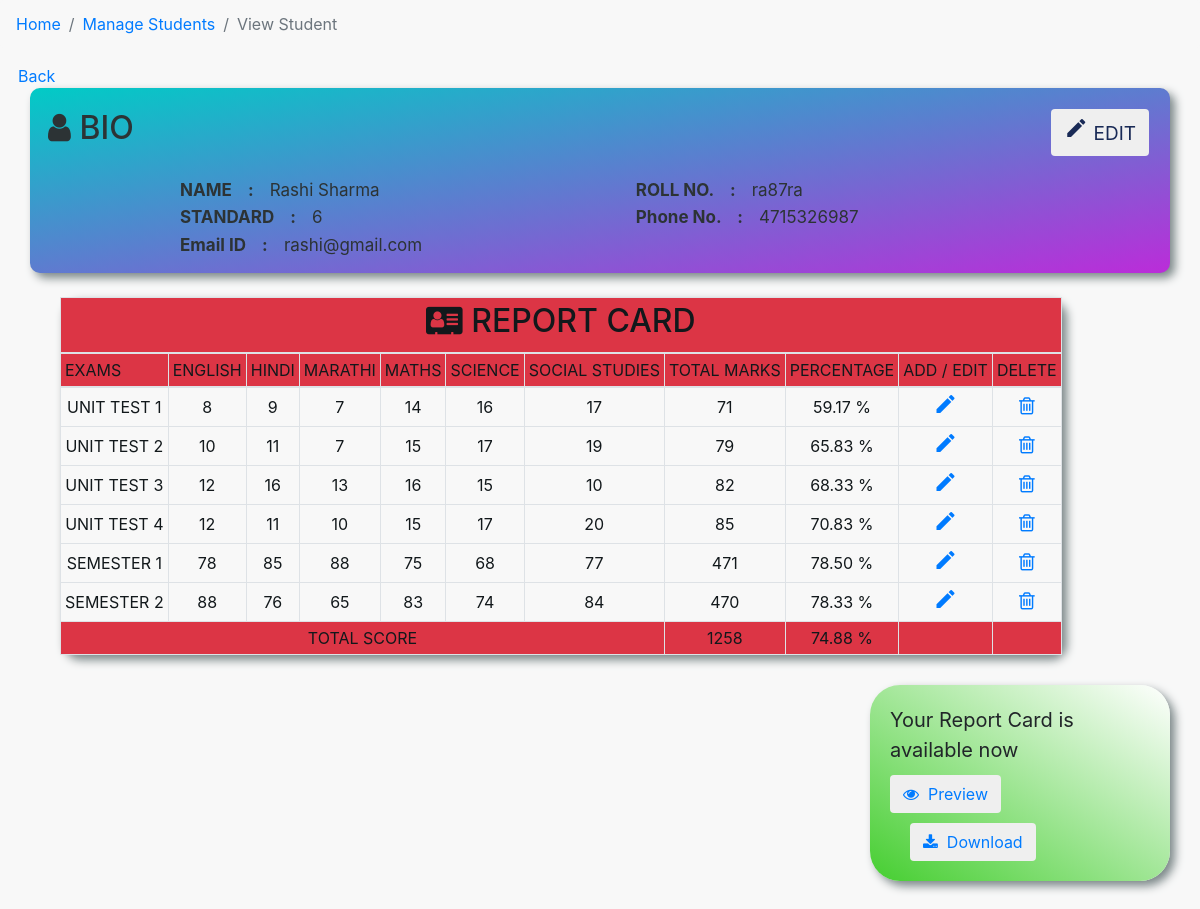
Page /viewstu.php?id=24 on the committed database.
### tables this page shows
CREATE TABLE `student` (
  `id` int(11) NOT NULL,
  `name` varchar(255) NOT NULL,
  `mail_id` varchar(255) NOT NULL,
  `phone` varchar(20) NOT NULL,
  `gender` varchar(10) NOT NULL,
  `roll_no` varchar(20) NOT NULL,
  `standard` int(20) NOT NULL
);

CREATE TABLE `exams` (
  `id` int(11) NOT NULL,
  `type` varchar(255) NOT NULL
);

CREATE TABLE `marks` (
  `id` int(11) NOT NULL,
  `marks` int(100) NOT NULL,
  `exam_type` int(10) NOT NULL,
  `sub` int(10) NOT NULL,
  `student` int(255) NOT NULL
);

### viewstu.php (the view, shortened to what this page needs)
<?php
    require 'connection.php';
?>
<!DOCTYPE html>
<html lang="en">
<head>
    <link rel="stylesheet" href="https://cdnjs.cloudflare.com/ajax/libs/font-awesome/4.7.0/css/font-awesome.min.css">
    <link rel="stylesheet" href="https://maxcdn.bootstrapcdn.com/bootstrap/4.0.0/css/bootstrap.min.css">
	<link rel="stylesheet" href="style.css" />
</head>
<body class="light view_full">
    <nav aria-label="breadcrumb">
        <ol class="breadcrumb">
            <li class="breadcrumb-item"><a href="index.php">Home</a></li>
            <li class="breadcrumb-item"><a href="student.php">Manage Students</a></li>
            <li class="breadcrumb-item active" aria-current="page">View Student</li>
        </ol>
    </nav>
    <div class="view_full">
    <a href="student.php">&nbsp;&nbsp;&nbsp;&nbsp;Back</a>
    <?php
        if ($_SERVER['REQUEST_METHOD'] == "GET") {
            $id = $_GET['id'];
        }
    ?>
    <table class="container bio table-borderless bg-warning"><thead><tr>
    <?php
        $query1 = "select * from student where id=$id";
        $res1 = mysqli_query($conn, $query1);
        while ($row1 = mysqli_fetch_array($res1)) {
            ?><td colspan=3>
            <h2>&nbsp;&nbsp;<i class="fa fa-user"></i>&nbsp;BIO</h2>
            </td>
            <td>
            <button style="float: right; margin: 20px;" class="btn"><a style="font-size: 19px; float: right; color: #192A56;" href="updatestu.php?id=<?php echo $id ?>&name=<?php echo $row1['1']; ?>&
            mail=<?php echo $row1['2']; ?>&phone=<?php echo $row1['3']; ?>&gender=<?php echo $row1['4']; ?>&
            standard=<?php echo $row1['6']; ?>"><i class="material-icons">mode_edit</i>&nbsp;EDIT</a></button>
            </td></tr></thead><tbody>
            <?php
            echo "<tr><td class='colm' colspan=2><b>NAME &nbsp;&nbsp; : &nbsp;&nbsp; </b>".$row1['1']."</td>";
            echo "<td><b style='margin-left: 50px;'>ROLL NO. &nbsp;&nbsp; : &nbsp;&nbsp; </b>".$row1['5']."</td></tr>";
            echo "<tr><td class='colm' colspan=2><b>STANDARD &nbsp;&nbsp; : &nbsp;&nbsp; </b>".$row1['6']."</td>";
            echo "<td><b style='margin-left: 50px;'>Phone No. &nbsp;&nbsp; : &nbsp;&nbsp; </b>".$row1['3']."</td></tr>";
            echo "<tr><td class='colm last' colspan=1><b>Email ID &nbsp;&nbsp; : &nbsp;&nbsp; </b>".$row1['2']."</td></tr>";
            ?> </tbody> <?php
        }
        $query2 = "select * from marks
                    inner join exams on exams.id = marks.exam_type
                    inner join subject on subject.id = marks.sub";
        $res2 = mysqli_query($conn, $query2);
        $query3 = "select * from exams";
        $res3 = mysqli_query($conn, $query3);
        $query4 = "select * from subject";
        $res4 = mysqli_query($conn, $query4);
        $subject = [];
        while ($row4 = mysqli_fetch_array($res4)) {
            $subject[] = $row4[1];
        }
        $exam = [];
        while ($row3 = mysqli_fetch_array($res3)) {
            $exam[] = $row3[1];
        }
        $join = [];
        while ($row2 = mysqli_fetch_array($res2)) {
            $join[] = array($row2[1] , $row2[8] , $row2[6] , $row2[4] , $row2[0]);
        }
        $arrlength_s = count($subject);
        $arrlength_e = count($exam);
        $arrlength_j = count($join);
    ?>
    </table>
    <table class="table-bordered report"><br>
        <thead class="bg-danger">
            <tr><td align="center" colspan=11><h2><i class="fa fa-vcard"></i>&nbsp;REPORT CARD</h2></td></tr>
            <tr>
                <td>EXAMS</td>
                <td><?php echo $subject[0]; ?></td>
                <td><?php echo $subject[1]; ?></td>
                <td><?php echo $subject[2]; ?></td>
                <td><?php echo $subject[3]; ?></td>
                <td><?php echo $subject[4]; ?></td>
                <td><?php echo $subject[5]; ?></td>
                <td>TOTAL MARKS</td>
                <td>PERCENTAGE</td>
                <td>ADD / EDIT</td>
                <td>DELETE</td>
            </tr>
        </thead>
        <tbody>
        <?php
            $final_array = [];
            $report_card = true;
            $total_score = 0;
            for ($j=0; $j < $arrlength_e; $j++) {
                $final_array[] = $exam[$j];
                for ($i=0; $i < $arrlength_s; $i++) {
                    for ($k=0; $k < $arrlength_j; $k++) {
                        if ($subject[$i]==$join[$k][1] && $exam[$j]==$join[$k][2] && $id==$join[$k][3]) {
                            $final_array[] = $join[$k][0];
                            $marks_id[] = $join[$k][4];
                            break;
                        }
                    }
                }
            ?>
                <tr>
                <td><?php echo $final_array[0]; ?></td>
                <td><?php echo $final_array[1]; ?></td>
                <td><?php echo $final_array[2]; ?></td>
                <td><?php echo $final_array[3]; ?></td>
                <td><?php echo $final_array[4]; ?></td>
                <td><?php echo $final_array[5]; ?></td>
                <td><?php echo $final_array[6]; ?></td>
                <td><?php echo array_sum($final_array); ?></td>
                <td><?php
                    $total_score = $total_score + array_sum($final_array);
                    if ($exam[$j]=='SEMESTER 1' || $exam[$j]=='SEMESTER 2') {
                        $percent = (string)number_format((array_sum($final_array)/600)*100 , 2);
                        $percent .= " %";
                        echo $percent;
                    }else{
                        $percent = (string)number_format((array_sum($final_array)/120)*100 , 2);
                        $percent .= " %";
                        echo $percent;
                    }
                ?></td>
                <td>
                    <?php
                        if (array_sum($final_array)>0) {
                            ?>
                            <a href="updatemarks.php?id=<?php echo $id ?>&exam=<?php echo $final_array[0]; ?>&
                            eng_id=<?php echo $marks_id[0]; ?>&hin_id=<?php echo $marks_id[1]; ?>&
                            mar_id=<?php echo $marks_id[2]; ?>&mat_id=<?php echo $marks_id[3]; ?>&
                            sci_id=<?php echo $marks_id[4]; ?>&soc_id=<?php echo $marks_id[5]; ?>">
                            <i class="material-icons">mode_edit</i></a>
                            <?php
                        }else {
                            ?>
                            <a href='addmarks.php?id=<?php echo $id ?>&exam=<?php echo $final_array[0]; ?>'>
                            <i class="material-icons">add_box</i></a>
                            <?php
                        }
                    ?>
                </td>
                <td>
                <?php
                    if (array_sum($final_array)>0) {
                        ?>
                        <a href="deletemarks.php?id=<?php echo $id ?>&exam=<?php echo $final_array[0]; ?>&
                        eng_id=<?php echo $marks_id[0]; ?>&hin_id=<?php echo $marks_id[1]; ?>&
                        mar_id=<?php echo $marks_id[2]; ?>&mat_id=<?php echo $marks_id[3]; ?>&
                        sci_id=<?php echo $marks_id[4]; ?>&soc_id=<?php echo $marks_id[5]; ?>" onclick="return confirmdelete()">
                        <i style="font-size: 20px;" class="fa fa-trash-o"></i></a>
                        <?php
                    }else {
                        ?>
                        <i style="font-size: 20px;" disabled class="fa fa-trash-o"></i>
                        <?php
                    }
                    ?>
                </td>
            </tr>
            <?php
            $final_array = [];
            $marks_id = [];
            }
        if ($report_card) {
        ?>
        <tr class="bg-danger">
            <td colspan="7">TOTAL SCORE</td>
            <td><?php echo $total_score; ?></td>
            <td><?php
                $percent = (string)number_format(($total_score/1680)*100 , 2);
                $percent .= " %";
                echo $percent;
        }
            ?></td>
            <td></td>
            <td></td>
        </tr>
        </tbody>
    </table><br>
    <div class="certi">
    <?php
        if ($report_card) {
            echo "Your Report Card is available now<br>";
            ?> <button class="btn"><a target="_blank" href="certi.php?id=<?php echo $id; ?>&
            total_score=<?php echo $total_score; ?>"><i class="fa fa-eye"></i>&nbsp;&nbsp;Preview</a></button>
            <a href="certi_download.php?id=<?php echo $id; ?>&total_score=<?php echo $total_score; ?>">
            <button style="margin-left: 20px;" class="btn"><i class="fa fa-download"></i>&nbsp;&nbsp;<a href="certificate.jpg" download>Download</a></button></a>
            <?php
        }
    ?>
    </div>
    </div>
</body>
</html>

### style.css (style rules this page uses)
:root { --gray0: #f8f8f8; --gray1: #dbe1e8; --gray2: #b2becd; --gray3: #6c7983; --gray4: #454e56; --gray5: #2a2e35; --gray6: #12181b; --blue: #005368; --purple: #a82dd1; --yellow: #fff565; --violet: #412cb8; --green: #09a39b; }
.light { --bg: var(--gray2); --bg-nav: linear-gradient(to right, var(--gray2), var(--gray3)); --bg-dropdown: var(--gray0); --bg-light: var(--gray1); --text: var(--gray6); --text-light: var(indigo); --border-color: var(--blue); --bg-solar: var(--gray0); --bg-btn: var(--gray2); --link: var(darkslategray); --link2: var(--violet); }
.breadcrumb { background: var(--bg-solar); color: var(--text-light); color: var(--text); }
.report { background: var(--bg-solar); color: var(--text-light); color: var(--text); padding-top: 72px; }
.view_full { background: var(--bg-solar); }

### viewstu.php (style rules this page uses)
.bio { color: #2C3335; padding: 5px; align: left; border-radius: 10px; box-shadow: 5px 5px 10px #7B8788; background-image: linear-gradient(to bottom right , #01CBC6 , #BB2CD9); font-size: 17px; }
.colm { padding-left: 150px; }
.last { padding-bottom: 15px; }
.report { background-image: linear-gradient(to right , #EA425C , white); border-radius: 15px; margin-left: 60px; box-shadow: 5px 5px 10px #7B8788; float: left; }
.report thead tr td { padding: 4px; }
.report tbody tr td { padding: 4px; text-align: center; }
.certi { width: 300px; padding: 20px; float: right; margin: 30px; background-image: linear-gradient(to top right , #45CE30 , white); border-radius: 30px; font-size: 20px; box-shadow: 5px 5px 10px #7B8788; }
.certi button { margin-top: 10px; }

### rows in the picture
student: name "Rashi Sharma", roll_no "ra87ra", standard "6", phone "4715326987", mail "rashi@gmail.com"
exams: type "UNIT TEST 2"
marks: id "7", marks "19"
exams: type "UNIT TEST 4"
marks: marks "12", id "20"

### other values in the picture
$subject[0] "ENGLISH"
$subject[1] "HINDI"
$subject[2] "MARATHI"
$subject[3] "MATHS"
$subject[4] "SCIENCE"
$subject[5] "SOCIAL STUDIES"
$final_array[0] "UNIT TEST 1"
$final_array[1] "8"
$final_array[2] "9"
$final_array[3] "7"
$final_array[4] "14"
$final_array[5] "16"
$final_array[6] "17"
array_sum($final_array) "71"
$percent "59.17 %"
